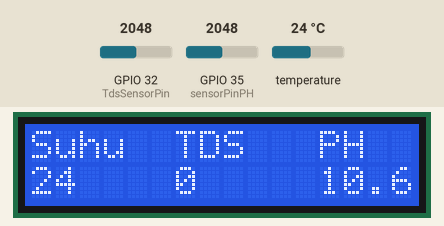
This sketch was run on a simulated ESP32. Shown: 16×2 character LCD. The inputs (shaded band) are chosen by the test bench; at power-on: temperature 24 °C, GPIO 35 (sensorPinPH) = 2048, GPIO 32 (TdsSensorPin) = 2048. WiFi joins after 1.5 s; servers stay silent unless stated; what the sketch prints to the serial monitor is not drawn.

Above: at 3.0 s.
3.1 s: temperature set to 12 °C
At 8.8 s:
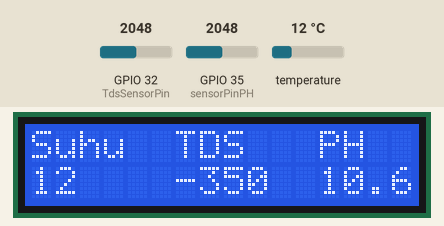
15.8 s: GPIO 35 (sensorPinPH) set to 2866
At 17.7 s:
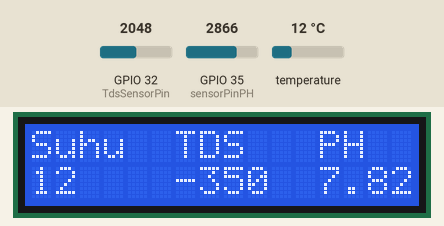
21.8 s: temperature set to 19 °C
At 23.4 s:
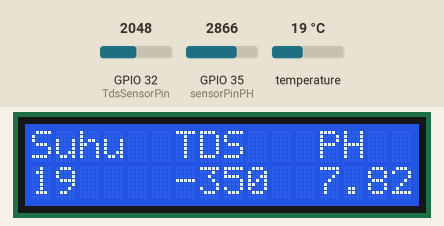
27.8 s: GPIO 35 (sensorPinPH) set to 3603
At 32.4 s:
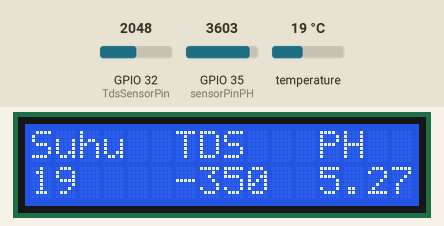
35.1 s: temperature set to 28 °C
At 36.9 s:
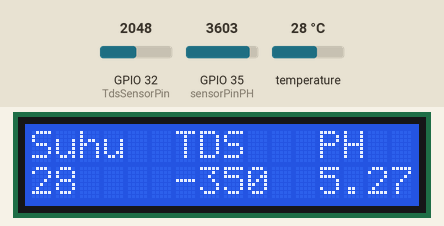
41.1 s: GPIO 35 (sensorPinPH) set to 4095
At 42.5 s:
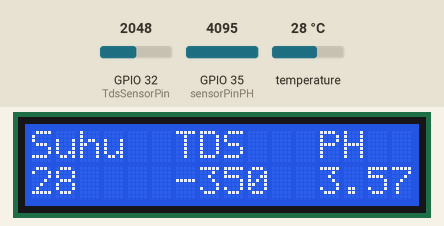
Timing chart, 0 to 44.1 s (numbered marks = the images above; inputs shaded):
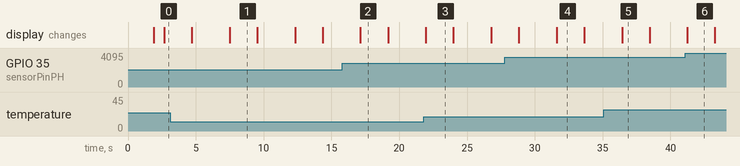

The sketch:

KUALITAS_AIR_1.ino
```cpp
#define BLYNK_TEMPLATE_ID "TMPL6lVHyxhtI"
#define BLYNK_TEMPLATE_NAME "Kualitas Air Depot Air Isi Ulang Barokah Tirta"
#define BLYNK_AUTH_TOKEN "_fYmfxuiACjgowde-tL6FxWG5qPLZSZe"

#define BLYNK_PRINT Serial

#include <WiFi.h>
#include <WiFiClient.h>
#include <BlynkSimpleEsp32.h>

char ssid[] = "iotsaya";
char pass[] = "suksesTA2023";


#include <Wire.h>
#include <LiquidCrystal_I2C.h>
LiquidCrystal_I2C lcd(0x27, 16, 2);

// library suhu
#include <OneWire.h>
#include <DallasTemperature.h>
// library TDS


// pin suhu
#define ONE_WIRE_BUS 12

// tds
#define TdsSensorPin 32
#define VREF 3.3              // analog reference voltage(Volt) of the ADC
#define SCOUNT  30            // sum of sample point

// ph
#define sensorPinPH  35

OneWire oneWire(ONE_WIRE_BUS);
DallasTemperature sensors(&oneWire);

// FLOAT suhu
float Suhu ;

int analogBuffer[SCOUNT];     // store the analog value in the array, read from ADC
int analogBufferTemp[SCOUNT];
int analogBufferIndex = 0;
int copyIndex = 0;

float averageVoltage = 0;
float tdsValue = 0;
float temperature = 25;       // current temperature for compensation

// median filtering algorithm
int getMedianNum(int bArray[], int iFilterLen){
  int bTab[iFilterLen];
  for (byte i = 0; i<iFilterLen; i++)
  bTab[i] = bArray[i];
  int i, j, bTemp;
  for (j = 0; j < iFilterLen - 1; j++) {
    for (i = 0; i < iFilterLen - j - 1; i++) {
      if (bTab[i] > bTab[i + 1]) {
        bTemp = bTab[i];
        bTab[i] = bTab[i + 1];
        bTab[i + 1] = bTemp;
      }
    }
  }
  if ((iFilterLen & 1) > 0){
    bTemp = bTab[(iFilterLen - 1) / 2];
  }
  else {
    bTemp = (bTab[iFilterLen / 2] + bTab[iFilterLen / 2 - 1]) / 2;
  }
  return bTemp;
}

// float po pH;
float Po = 0;
float PH_Step;
int analogPH;
double TeganganPH;

float PH7 = 2.5;
float PH4 = 3.2;

void setup(){
  Serial.begin(115200);
  sensors.begin();
  Blynk.begin(BLYNK_AUTH_TOKEN, ssid, pass);
  pinMode(ONE_WIRE_BUS, INPUT);
  pinMode(TdsSensorPin,INPUT);
  pinMode(sensorPinPH, INPUT);
  lcd.init();
  lcd.clear();
  lcd.backlight();
}

void loop(){

  // suhu
  sensors.requestTemperatures();
  Suhu = sensors.getTempCByIndex(0);

  // TDS
  static unsigned long analogSampleTimepoint = millis();
  if(millis()-analogSampleTimepoint > 40U){     //every 40 milliseconds,read the analog value from the ADC
    analogSampleTimepoint = millis();
    analogBuffer[analogBufferIndex] = analogRead(TdsSensorPin);    //read the analog value and store into the buffer
    analogBufferIndex++;
    if(analogBufferIndex == SCOUNT){
      analogBufferIndex = 0;
    }
  }

  static unsigned long printTimepoint = millis();
  if(millis()-printTimepoint > 800U){
    printTimepoint = millis();
    for(copyIndex=0; copyIndex<SCOUNT; copyIndex++){
      analogBufferTemp[copyIndex] = analogBuffer[copyIndex];

      // read the analog value more stable by the median filtering algorithm, and convert to voltage value
      averageVoltage = getMedianNum(analogBufferTemp,SCOUNT) * (float)VREF / 4096.0;

      //temperature compensation formula: fFinalResult(25^C) = fFinalResult(current)/(1.0+0.02*(fTP-25.0));
      float compensationCoefficient = 1.0+0.02*(temperature-25.0);
      //temperature compensation
      float compensationVoltage=averageVoltage/compensationCoefficient;

      //convert voltage value to tds value
      tdsValue=(133.42*compensationVoltage*compensationVoltage*compensationVoltage - 255.86*compensationVoltage*compensationVoltage + 857.39*compensationVoltage)*0.5 - 350;

      //Serial.print("voltage:");
      //Serial.print(averageVoltage,2);
      //Serial.print("V   ");
    }
  }


  // pH
  analogPH = analogRead(sensorPinPH);
  TeganganPH = (3.3 / 4096) * analogPH;
  PH_Step = (PH4 - PH7)/ 3;
  Po = 7.00 + ((PH7 - TeganganPH) / PH_Step);

  // Serial Monitor
  Serial.print("Suhu : ");
  Serial.print(Suhu);
  Serial.println("C");
  Serial.print("TDS Value : ");
  Serial.print(tdsValue,0);
  Serial.println(" ppm");
  Serial.print("pH : ");
  Serial.println(Po,2);


  lcd.clear();
  lcd.setCursor(0, 0);
  lcd.print("Suhu");
  lcd.setCursor(6, 0);
  lcd.print("TDS");
  lcd.setCursor(12,0);
  lcd.print("PH");
  lcd.setCursor(0, 1);
  lcd.print(Suhu,0);
  lcd.setCursor(6 , 1);
  lcd.print(tdsValue,0);
  lcd.setCursor(12, 1);
  lcd.print(Po,2);

  Blynk.virtualWrite(V0, Suhu);
  Blynk.virtualWrite(V1, tdsValue);
  Blynk.virtualWrite(V2, Po,2);

  delay(2000);
  // pengkondisian air baik atau buruk
  if(tdsValue < 1000){
    Serial.print("Kualitas Air Layak Minum");
    lcd.setCursor(0, 0);
    lcd.print(" KUALITAS  AIR  ");
    lcd.setCursor(0 , 1);
    lcd.print("  LAYAK MINUM   ");
    Blynk.virtualWrite(V3, "Air Layak Minum");
    }
   else if(tdsValue >= 1000){
    Serial.print("Air Tidak Layak Minum");
    lcd.setCursor(0, 0);
    lcd.print("   AIR TIDAK   ");
    lcd.setCursor(0 , 1);
    lcd.print("  LAYAK MINUM  ");
    Blynk.virtualWrite(V3,"Air Tidak Layak Minum");
    }
  delay(2000);

  Blynk.run();
}
```

Measured:
- after the input at 15.8 s, the display: changes after 1.3 s (image 2)
- after the input at 21.8 s, the display: changes after 0.17 s (image 3)
- after the input at 27.8 s, the display: first differs from a run without the input after 3.8 s (image 4)
- after the input at 35.1 s, the display: changes after 1.3 s (image 5)
- what the display in image 1 shows lasts 2.0 s, from 7.5 s to 9.5 s
